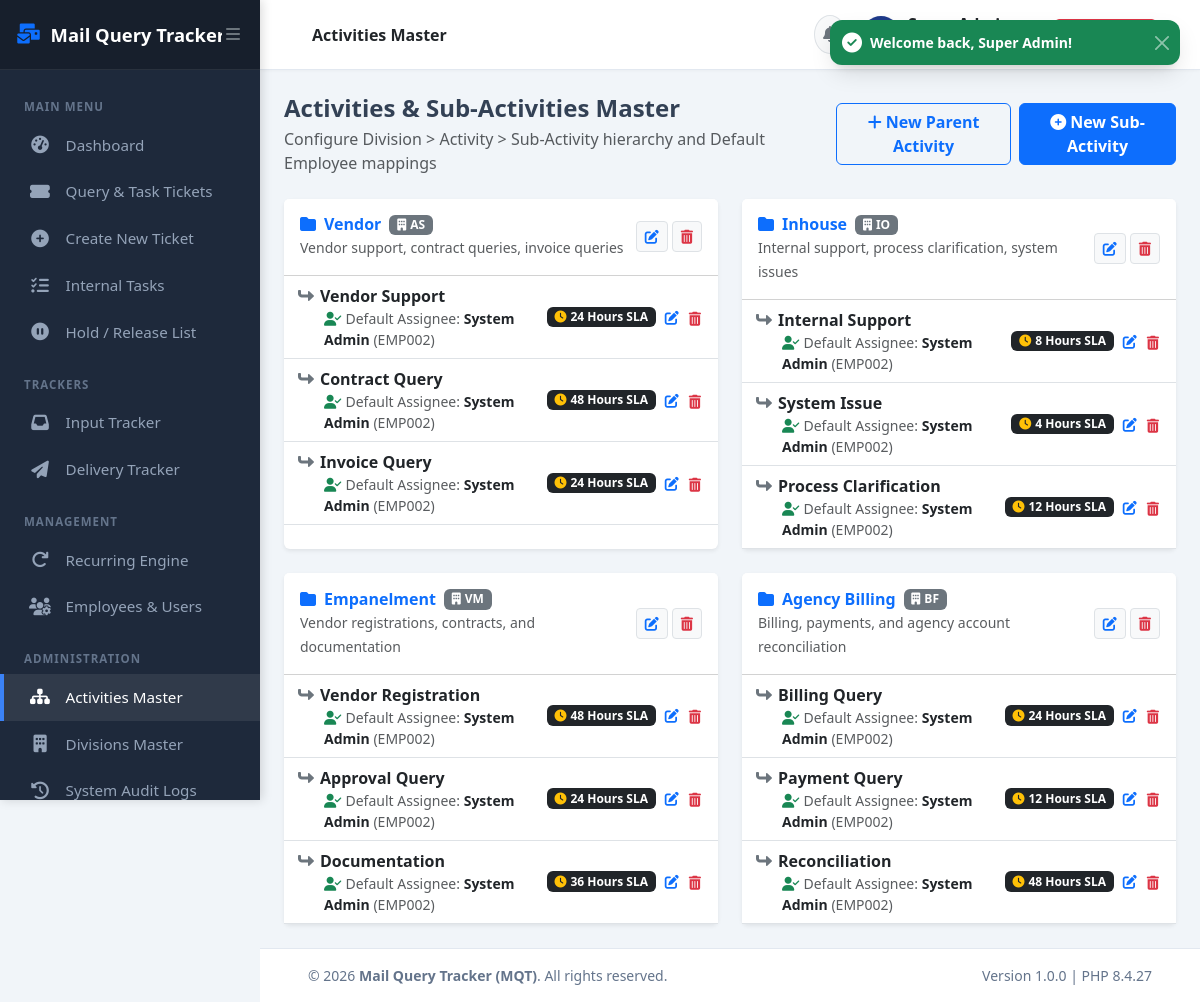
The app's page /master/activities (signed in) with its own data.
### tables this page shows
CREATE TABLE IF NOT EXISTS `activities` (
  `id` INT AUTO_INCREMENT PRIMARY KEY,
  `division_id` INT NULL,
  `activity_name` VARCHAR(100) NOT NULL UNIQUE,
  `description` TEXT NULL,
  `status` ENUM('Active', 'Inactive') DEFAULT 'Active',
  `created_at` DATETIME DEFAULT CURRENT_TIMESTAMP,
  FOREIGN KEY (`division_id`) REFERENCES `divisions`(`id`) ON DELETE SET NULL
);

CREATE TABLE IF NOT EXISTS `divisions` (
  `id` INT AUTO_INCREMENT PRIMARY KEY,
  `division_name` VARCHAR(100) NOT NULL UNIQUE,
  `code` VARCHAR(20) NOT NULL UNIQUE,
  `status` ENUM('Active', 'Inactive') DEFAULT 'Active',
  `created_at` DATETIME DEFAULT CURRENT_TIMESTAMP
);

CREATE TABLE IF NOT EXISTS `sub_activities` (
  `id` INT AUTO_INCREMENT PRIMARY KEY,
  `activity_id` INT NOT NULL,
  `division_id` INT NULL,
  `sub_activity_name` VARCHAR(100) NOT NULL,
  `default_tat_hours` INT DEFAULT 24,
  `default_user_id` INT NULL,
  `status` ENUM('Active', 'Inactive') DEFAULT 'Active',
  `created_at` DATETIME DEFAULT CURRENT_TIMESTAMP,
  FOREIGN KEY (`activity_id`) REFERENCES `activities`(`id`) ON DELETE CASCADE,
  FOREIGN KEY (`division_id`) REFERENCES `divisions`(`id`) ON DELETE SET NULL,
  FOREIGN KEY (`default_user_id`) REFERENCES `users`(`id`) ON DELETE SET NULL,
  INDEX `idx_subact_activity` (`activity_id`)
);

CREATE TABLE IF NOT EXISTS `users` (
  `id` INT AUTO_INCREMENT PRIMARY KEY,
  `user_code` VARCHAR(50) NOT NULL UNIQUE,
  `full_name` VARCHAR(100) NOT NULL,
  `email` VARCHAR(150) NOT NULL UNIQUE,
  `mobile` VARCHAR(20) NULL,
  `password` VARCHAR(255) NOT NULL,
  `role_id` INT NOT NULL,
  `department` VARCHAR(100) DEFAULT 'Operations',
  `manager_id` INT NULL,
  `status` ENUM('Active', 'Inactive') DEFAULT 'Active',
  `last_login` DATETIME NULL,
  `created_at` DATETIME DEFAULT CURRENT_TIMESTAMP,
  `updated_at` DATETIME DEFAULT CURRENT_TIMESTAMP ON UPDATE CURRENT_TIMESTAMP,
  FOREIGN KEY (`role_id`) REFERENCES `roles`(`role_id`) ON DELETE RESTRICT,
  FOREIGN KEY (`manager_id`) REFERENCES `users`(`id`) ON DELETE SET NULL,
  INDEX `idx_user_role` (`role_id`),
  INDEX `idx_user_status` (`status`)
);

### app/config/routes.php (called while the page is built)
<?php
$routes = [
    '' => 'Auth/login',
    'login' => 'Auth/login',
    'logout' => 'Auth/logout',
    'profile' => 'Auth/profile',
    'change-password' => 'Auth/change_password',
    'dashboard' => 'Dashboard/index',
    'tickets' => 'Tickets/index',
    'tickets/create' => 'Tickets/create',
    'tickets/view/(:num)' => 'Tickets/view/$1',
    'tickets/edit/(:num)' => 'Tickets/edit/$1',
    'tickets/update-status' => 'Tickets/update_status',
    'tasks' => 'Tasks/index',
    'tasks/create' => 'Tasks/create',
    'recurring' => 'Recurring/index',
    'recurring/create' => 'Recurring/create',
    'recurring/trigger' => 'Recurring/trigger_scheduler',
    'hold' => 'Hold/index',
    'hold/release' => 'Hold/release',
    'tracker/input' => 'Tracker/input',
    'tracker/delivery' => 'Tracker/delivery',
    'master/activities' => 'Master/activities',
    'master/divisions' => 'Master/divisions',
    'employees' => 'Employees/index',
    'employees/create' => 'Employees/create',
    'reports' => 'Reports/index',
    'reports/export' => 'Reports/export_csv',
    'audit' => 'Audit/index',
    'api/sub-activities' => 'Api/get_sub_activities',
    'api/notifications' => 'Api/get_notifications',
    'api/mark-notification-read' => 'Api/mark_read',
];

### app/controllers/Master.php (called while the page is built, shortened)
<?php
class Master extends Controller {
    public function activities() {
        $activityModel = $this->model('Activity_model');
        $userModel = $this->model('User_model');
        $activities = $activityModel->getAllActivitiesWithSub();
        $divisions = $activityModel->getDivisions();
        $employees = $userModel->getEmployees();
        $this->render('master/activities', [
            'title' => 'Activities Master',
            'activities' => $activities,
            'divisions' => $divisions,
            'employees' => $employees
        ]);
    }
}

### index.php (called while the page is built, shortened)
<?php
require_once __DIR__ . '/app/config/database.php';
require_once __DIR__ . '/app/core/Database.php';
require_once __DIR__ . '/app/core/Model.php';
require_once __DIR__ . '/app/core/Controller.php';
require_once __DIR__ . '/app/core/Router.php';
require_once __DIR__ . '/app/helpers/url_helper.php';
Router::dispatch();

### app/core/Database.php (called while the page is built, shortened)
<?php
class Database {
    private static ?PDO $instance = null;
    public static function getInstance(): PDO {
        if (self::$instance === null) {
            try {
                $dsn = "mysql:host=" . DB_HOST . ";port=" . DB_PORT . ";dbname=" . DB_NAME . ";charset=" . DB_CHARSET;
                $options = [
                    PDO::ATTR_ERRMODE => PDO::ERRMODE_EXCEPTION,
                    PDO::ATTR_DEFAULT_FETCH_MODE => PDO::FETCH_ASSOC,
                    PDO::ATTR_EMULATE_PREPARES => false,
                ];
                self::$instance = new PDO($dsn, DB_USER, DB_PASS, $options);
            } catch (PDOException $e) {
                die("Database Connection Error: " . $e->getMessage() . "<br>Please ensure XAMPP MySQL is started and <strong>mqt_db</strong> is imported in phpMyAdmin.");
            }
        }
        return self::$instance;
    }
}

### app/core/Model.php (called while the page is built, shortened)
<?php
class Model {
    protected PDO $db;
    public function __construct() {
        $this->db = Database::getInstance();
    }
    public function query(string $sql, array $params = []): PDOStatement {
        $stmt = $this->db->prepare($sql);
        $stmt->execute($params);
        return $stmt;
    }
    public function fetchAll(string $sql, array $params = []): array {
        return $this->query($sql, $params)->fetchAll(PDO::FETCH_ASSOC);
    }
}

### app/models/Activity_model.php (called while the page is built, shortened)
<?php
class Activity_model extends Model {
    public function getAllActivitiesWithSub(): array {
        $activities = $this->fetchAll("
            SELECT a.*, d.division_name, d.code as division_code
            FROM activities a
            LEFT JOIN divisions d ON a.division_id = d.id
            ORDER BY a.id DESC
        ");
        foreach ($activities as &$act) {
            $act['sub_activities'] = $this->fetchAll("
                SELECT sa.*, d.division_name, d.code as division_code, u.full_name as default_user_name, u.user_code as default_user_code
                FROM sub_activities sa
                LEFT JOIN divisions d ON sa.division_id = d.id
                LEFT JOIN users u ON sa.default_user_id = u.id
                WHERE sa.activity_id = ?
                ORDER BY sa.id ASC
            ", [$act['id']]);
        }
        return $activities;
    }
}

### app/helpers/url_helper.php (called while the page is built, shortened)
<?php
function base_url(string $path = ''): string {
    return BASE_URL . ($path ? '/' . ltrim($path, '/') : '');
}

### app/views/master/activities.php (the view, shortened to what this page needs)
<div class="container-fluid px-4 py-4">
    <div class="d-flex justify-content-between align-items-center mb-4">
        <div>
            <h4 class="fw-bold mb-1">Activities & Sub-Activities Master</h4>
            <p class="text-muted fs-7 mb-0">Configure Division > Activity > Sub-Activity hierarchy and Default Employee mappings</p>
        </div>
        <div class="d-flex gap-2">
            <button type="button" class="btn btn-outline-primary fw-bold" data-bs-toggle="modal" data-bs-target="#activityModal">
                <i class="fas fa-plus me-1"></i>New Parent Activity
            </button>
            <button type="button" class="btn btn-primary fw-bold" data-bs-toggle="modal" data-bs-target="#subActivityModal">
                <i class="fas fa-plus-circle me-1"></i>New Sub-Activity
            </button>
        </div>
    </div>
    <div class="row g-4">
        <?php foreach ($activities as $act): ?>
        <div class="col-md-6">
            <div class="card border-0 shadow-sm h-100">
                <div class="card-header bg-white py-3 d-flex justify-content-between align-items-center">
                    <div>
                        <div class="d-flex align-items-center gap-2">
                            <h6 class="fw-bold mb-0 text-primary"><i class="fas fa-folder me-2"></i><?= htmlspecialchars($act['activity_name']) ?></h6>
                            <?php if (!empty($act['division_name'])): ?>
                                <span class="badge bg-secondary fs-9"><i class="fas fa-building me-1"></i><?= htmlspecialchars($act['division_code'] ?? $act['division_name']) ?></span>
                            <?php endif; ?>
                        </div>
                        <small class="text-muted fs-8"><?= htmlspecialchars($act['description'] ?? 'No description') ?></small>
                    </div>
                    <div class="d-flex align-items-center gap-1">
                        <button type="button" class="btn btn-sm btn-light border p-1 px-2 text-primary" data-bs-toggle="modal" data-bs-target="#editActModal<?= $act['id'] ?>" title="Edit Parent Activity">
                            <i class="fas fa-edit"></i>
                        </button>
                        <form action="<?= base_url('master/activities') ?>" method="POST" class="d-inline" onsubmit="return confirm('Are you sure you want to delete activity <?= htmlspecialchars($act['activity_name']) ?>?');">
                            <button type="submit" class="btn btn-sm btn-light border p-1 px-2 text-danger" title="Delete Activity">
                                <i class="fas fa-trash-alt"></i>
                            </button>
                        </form>
                    </div>
                </div>
                <div class="card-body p-0">
                    <ul class="list-group list-group-flush fs-7">
                        <?php if (empty($act['sub_activities'])): ?>
                            <li class="list-group-item text-muted text-center py-3">No Sub-Activities defined</li>
                        <?php else: ?>
                            <?php foreach ($act['sub_activities'] as $sa): ?>
                            <li class="list-group-item d-flex justify-content-between align-items-center py-2">
                                <div>
                                    <span class="fw-bold text-dark"><i class="fas fa-level-up-alt fa-rotate-90 me-2 text-secondary"></i><?= htmlspecialchars($sa['sub_activity_name']) ?></span>
                                    <?php if (!empty($sa['default_user_name'])): ?>
                                        <small class="d-block text-muted fs-8 ms-4">
                                            <i class="fas fa-user-check me-1 text-success"></i>Default Assignee: <strong class="text-dark"><?= htmlspecialchars($sa['default_user_name']) ?></strong> (<?= htmlspecialchars($sa['default_user_code']) ?>)
                                        </small>
                                    <?php endif; ?>
                                </div>
                                <div class="d-flex align-items-center gap-2">
                                    <span class="badge bg-dark"><i class="fas fa-clock me-1 text-warning"></i><?= $sa['default_tat_hours'] ?> Hours SLA</span>
                                    <button type="button" class="btn btn-sm btn-link p-0 text-primary" data-bs-toggle="modal" data-bs-target="#editSubActModal<?= $sa['id'] ?>" title="Edit Sub-Activity">
                                        <i class="fas fa-edit fs-7"></i>
                                    </button>
                                    <form action="<?= base_url('master/activities') ?>" method="POST" class="d-inline" onsubmit="return confirm('Delete sub-activity <?= htmlspecialchars($sa['sub_activity_name']) ?>?');">
                                        <button type="submit" class="btn btn-sm btn-link p-0 text-danger" title="Delete Sub-Activity">
                                            <i class="fas fa-trash-alt fs-7"></i>
                                        </button>
                                    </form>
                                </div>
                            </li>
                            <?php endforeach; ?>
                        <?php endif; ?>
                    </ul>
                </div>
            </div>
        </div>
        <?php endforeach; ?>
    </div>
</div>

### app/core/Router.php (shortened to what this page needs)
<?php
class Router {
    public static function dispatch(): void {
        require_once __DIR__ . '/../config/routes.php';
        $uri = $_GET['url'] ?? '';
        $uri = trim($uri, '/');
        foreach ($routes as $routePattern => $target) {
            $pattern = str_replace('(:num)', '([0-9]+)', $routePattern);
            $pattern = str_replace('(:any)', '([a-zA-Z0-9\-_]+)', $pattern);
            $pattern = "^" . $pattern . "$";
            if (preg_match("#$pattern#", $uri, $matches)) {
                array_shift($matches);
                $targetParts = explode('/', $target);
                $controllerName = ucfirst($targetParts[0]);
                $methodName = $targetParts[1] ?? 'index';
                self::execute($controllerName, $methodName, $matches);
                return;
            }
        }
    }
    private static function execute(string $controllerName, string $methodName, array $params = []): void {
        $controllerFile = __DIR__ . "/../controllers/{$controllerName}.php";
        if (file_exists($controllerFile)) {
            if (class_exists($controllerName)) {
                $controllerObj = new $controllerName();
                if (method_exists($controllerObj, $methodName)) {
                    call_user_func_array([$controllerObj, $methodName], $params);
                    return;
                }
            }
        }
        exit;
    }
}

### records on screen
activities: activity_name "Vendor", division.code "AS", description "Vendor support, contract queries, invoice queries"
sub_activities: sub_activity_name "Vendor Support", default_user.full_name "System Admin", default_user.user_code "EMP002", default_tat_hours "24"
sub_activities: sub_activity_name "Contract Query", default_user.full_name "System Admin", default_user.user_code "EMP002", default_tat_hours "48"
sub_activities: sub_activity_name "Invoice Query", default_user.full_name "System Admin", default_user.user_code "EMP002", default_tat_hours "24"
activities: activity_name "Inhouse", division.code "IO", description "Internal support, process clarification, system issues"
sub_activities: sub_activity_name "Internal Support", default_user.full_name "System Admin", default_user.user_code "EMP002", default_tat_hours "8"
sub_activities: sub_activity_name "System Issue", default_user.full_name "System Admin", default_user.user_code "EMP002", default_tat_hours "4"
sub_activities: sub_activity_name "Process Clarification", default_user.full_name "System Admin", default_user.user_code "EMP002", default_tat_hours "12"
activities: activity_name "Empanelment", division.code "VM", description "Vendor registrations, contracts, and documentation"
sub_activities: sub_activity_name "Vendor Registration", default_user.full_name "System Admin", default_user.user_code "EMP002", default_tat_hours "48"
sub_activities: sub_activity_name "Approval Query", default_user.full_name "System Admin", default_user.user_code "EMP002", default_tat_hours "24"
sub_activities: sub_activity_name "Documentation", default_user.full_name "System Admin", default_user.user_code "EMP002", default_tat_hours "36"
activities: activity_name "Agency Billing", division.code "BF", description "Billing, payments, and agency account reconciliation"
sub_activities: sub_activity_name "Billing Query", default_user.full_name "System Admin", default_user.user_code "EMP002", default_tat_hours "24"
sub_activities: sub_activity_name "Payment Query", default_user.full_name "System Admin", default_user.user_code "EMP002", default_tat_hours "12"
sub_activities: sub_activity_name "Reconciliation", default_user.full_name "System Admin", default_user.user_code "EMP002", default_tat_hours "48"
